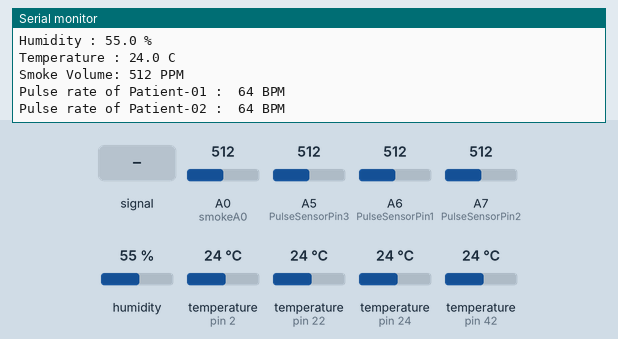
This sketch was run on a simulated Arduino Nano, built with avr-gcc and run on an emulated ATmega328P. Shown: the last lines printed to the serial monitor. The test bench sets the inputs (shaded band); at power-on: humidity 55 %, temperature (sensors on pin 22, pin 24, pin 2, pin 42) 24 °C, A0 (smokeA0) = 512, A5 (PulseSensorPin3) = 512, A6 (PulseSensorPin1) = 512, A7 (PulseSensorPin2) = 512.

Above: at 1.2 s.
1.3 s: A5 (PulseSensorPin3) fed a 200 Hz sine of ±81 counts around its level
At 1.3 s:
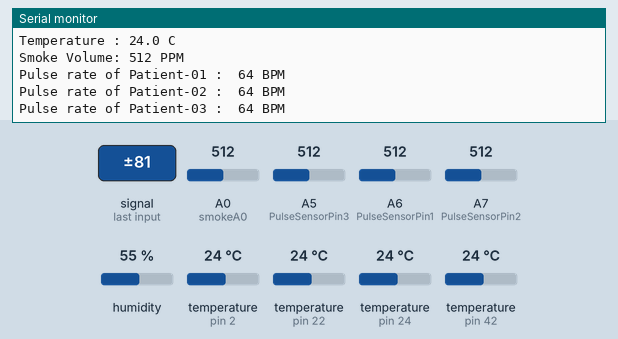
9.9 s: A6 (PulseSensorPin1) fed a 200 Hz sine of ±81 counts around its level
18.5 s: A7 (PulseSensorPin2) fed a 50 Hz sine of ±306 counts around its level
At 22.7 s:
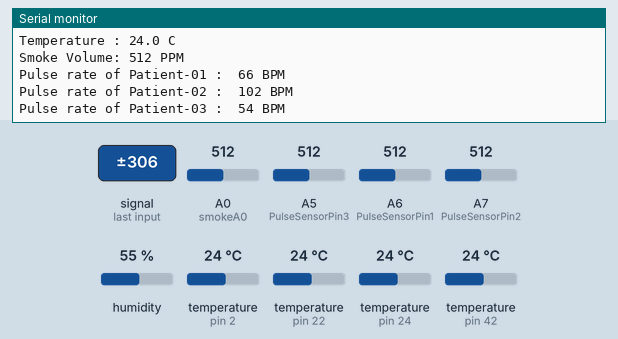
32.5 s: humidity set to 22 %
At 36.3 s:
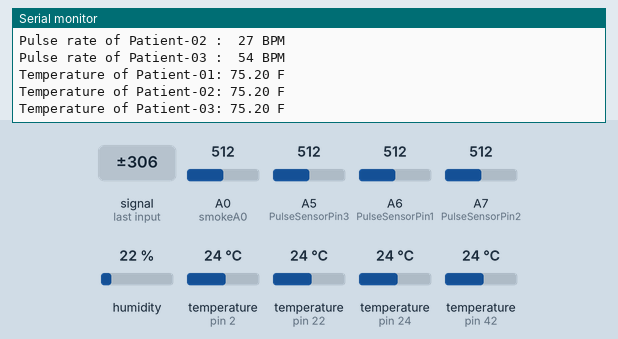
41.1 s: temperature (sensor on pin 22) set to 12 °C
At 44.3 s:
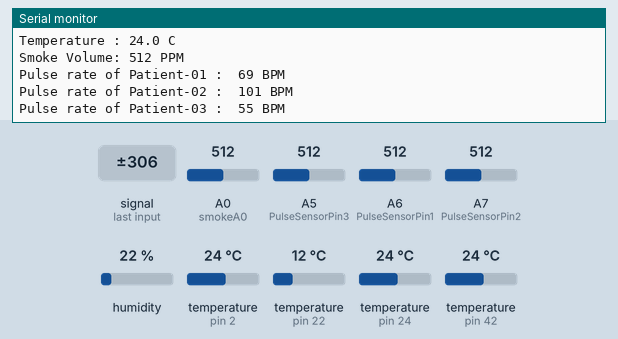
49.7 s: temperature (sensor on pin 24) set to 41 °C
At 54.5 s:
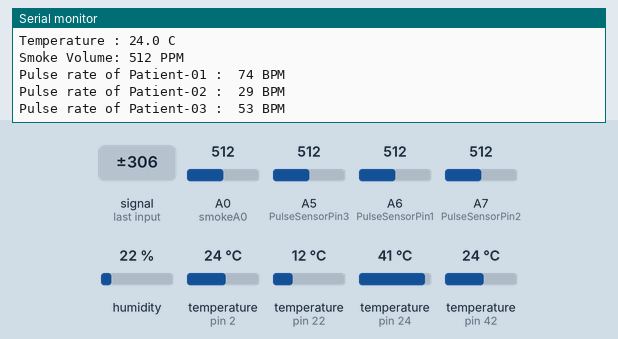
Timing chart, 0 to 56.0 s (numbered marks = the images above; inputs shaded):
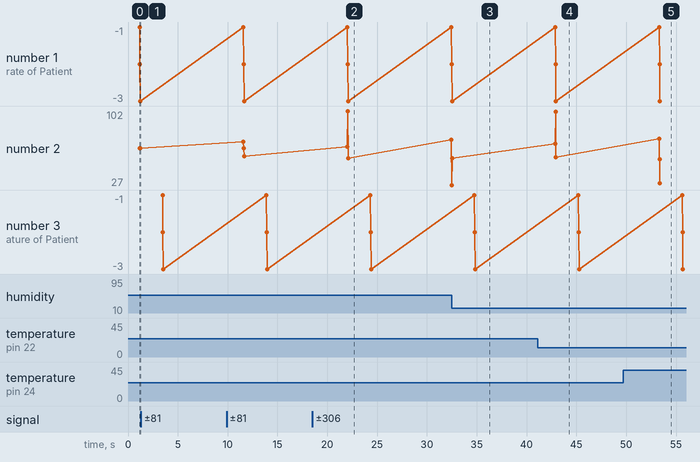

Measured:
- after the input at 18.5 s, the serial monitor: prints a new line after 3.6 s (image 2)
- plotted number 2: 56 → 27 after the input at 18.5 s

The sketch:

Smartward.ino
```cpp
#include "DHT.h"
DHT dht;

int smokeA0 = A0;

int PulseSensorPin1=A6;
int PulseSensorPin2=A7;
int PulseSensorPin3=A5;

#include <OneWire.h>
#include <DallasTemperature.h>
OneWire ds18x20[] = { 22, 24, 42 };
const int oneWireCount = sizeof(ds18x20)/sizeof(OneWire);
DallasTemperature sensor[oneWireCount];


void setup()
{
  Serial.begin(9600);
  dht.setup(2); // data pin 2

  pinMode(smokeA0, INPUT);

  //B.temp
  DeviceAddress deviceAddress;
  for (int i = 0; i < oneWireCount; i++) {;
    sensor[i].setOneWire(&ds18x20[i]);
    sensor[i].begin();
    if (sensor[i].getAddress(deviceAddress, 0)) sensor[i].setResolution(deviceAddress, 12);
  }

}

void loop()
{
  //delay(dht.getMinimumSamplingPeriod());
  delay(1000);
  float humidity = dht.getHumidity();
  float temperature = dht.getTemperature();
  //Serial.print(dht.getStatusString());
  //Serial.print("\t");
  Serial.print("Humidity : ");
  Serial.print(humidity, 1);
  Serial.println(" %");
  Serial.print("Temperature : ");
  Serial.print(temperature, 1);
  Serial.println(" C");
//  Serial.println(dht.toFahrenheit(temperature), 1);
//  Serial.print("temp:  ");

 //Smoke Sensor
 int analogSensor = analogRead(smokeA0);
 Serial.print("Smoke Volume: ");
 Serial.print(analogSensor);
 Serial.println(" PPM");

  //Pulse Sensor
  int Signal1=analogRead(PulseSensorPin1)/8;
  Serial.print("Pulse rate of Patient-01 :  ");
  Serial.print(Signal1);
  Serial.println(" BPM");

  int Signal2=analogRead(PulseSensorPin2)/8;
  Serial.print("Pulse rate of Patient-02 :  ");
  Serial.print(Signal2);
  Serial.println(" BPM");

  int Signal3=analogRead(PulseSensorPin3)/8;
  Serial.print("Pulse rate of Patient-03 :  ");
  Serial.print(Signal3);
  Serial.println(" BPM");

  //B. Temp
   for (int i = 0; i < oneWireCount; i++) {
    sensor[i].requestTemperatures();
  }
    for (int i = 0; i < oneWireCount; i++) {
    float temperature = sensor[i].getTempCByIndex(0);
    float x=((temperature*9)/5)+32;
    Serial.print("Temperature of Patient-0");
    Serial.print(i+1);
    Serial.print(": ");
    Serial.print(x);
    Serial.println(" F");
  }


  delay(7000);

  Serial.println();
}
```
